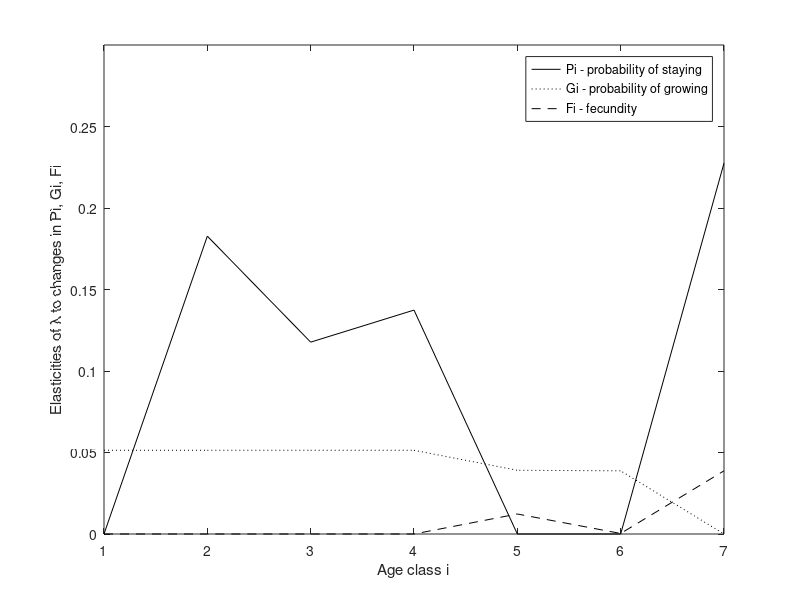

This chart was generated by the following MATLAB code:
%% Lab 2: 2019862s
% Question 6

% Calculate the elasticity of the eigenvalue
% to changes in each entry of the matrix A

% Specify the initial matrix A
A=[   0,     0,      0,      0,   127,     4,      80;...
   0.67,  0.74,      0,      0,     0,     0,       0;...
      0,  0.05,   0.66,      0,     0,     0,       0;...
      0,     0,  0.015,   0.69,     0,     0,       0;...
      0,     0,      0,  0.052,     0,     0,       0;...
      0,     0,      0,      0,  0.81,     0,       0;...
      0,     0,      0,      0,     0,  0.81,   0.81];
% Eigenspace of the Usher matrix A
[V,D,W]=eig(A);
% Store the eigenvalues in a vector
L=diag(D);
% Indicate position of dominant eigenvalue
k=find(abs(L)==max(abs(L)));
% Obtain dominant eigenvalue
lambda=L(k);
% Corresponding left eigenvector
w=W(:,k);
% Corresponding right eigenvector
v=V(:,k);
% Calculate the length of the eigenvector
n=length(v);
% Define the vector dot product of v and w
vdotw=dot(v,w);
% Iterate over the columns
for i=1:n;
    % Iterate over the rows
    for j = 1:n;
        % Calculate the sensitivity of 
        % the eigenvalue
        sensitivity(i,j)=v(j)*w(i)/vdotw;
    end; 
end;
% Calculate the elasticity
elasticity=(sensitivity.*A)/lambda
% Store and plot the elasticity of 
% the eigenvalue for the probabilities  
% and fecundities
probabilityStay=diag(elasticity);
probabilityGrow=[diag(elasticity,-1);0];
fecundity=[0,elasticity([1],[2:7])];
figure
plot(1:n,probabilityStay,'k')
axis([1 7 0 0.3])
hold on
plot(1:n,probabilityGrow,'k:') 
plot(1:n,fecundity,'k--')
xlabel('Age class i')
ylabel('Elasticities of \lambda to changes in Pi, Gi, Fi')
legend('Pi - probability of staying',...
    'Gi - probability of growing',...
    'Fi - fecundity')
